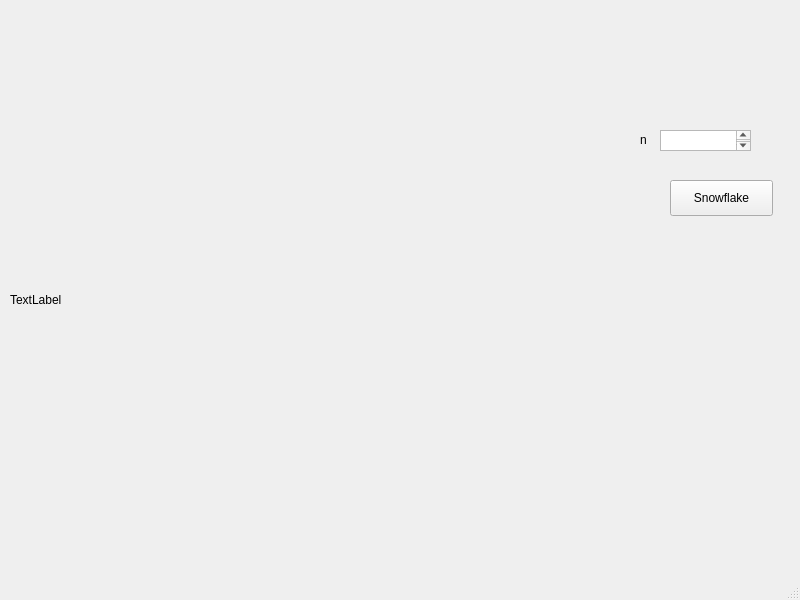
<?xml version="1.0" encoding="UTF-8"?>
<ui version="4.0">
 <class>MainWindow</class>
 <widget class="QMainWindow" name="MainWindow">
  <property name="geometry">
   <rect>
    <x>0</x>
    <y>0</y>
    <width>800</width>
    <height>600</height>
   </rect>
  </property>
  <property name="windowTitle">
   <string>MainWindow</string>
  </property>
  <widget class="QWidget" name="centralwidget">
   <widget class="QLabel" name="label">
    <property name="geometry">
     <rect>
      <x>10</x>
      <y>0</y>
      <width>600</width>
      <height>600</height>
     </rect>
    </property>
    <property name="text">
     <string>TextLabel</string>
    </property>
   </widget>
   <widget class="QPushButton" name="pushButton_2">
    <property name="geometry">
     <rect>
      <x>670</x>
      <y>180</y>
      <width>103</width>
      <height>36</height>
     </rect>
    </property>
    <property name="text">
     <string>Snowflake</string>
    </property>
   </widget>
   <widget class="QLabel" name="label_2">
    <property name="geometry">
     <rect>
      <x>640</x>
      <y>130</y>
      <width>16</width>
      <height>19</height>
     </rect>
    </property>
    <property name="text">
     <string>n</string>
    </property>
   </widget>
   <widget class="QTextEdit" name="textEdit">
    <property name="geometry">
     <rect>
      <x>660</x>
      <y>130</y>
      <width>91</width>
      <height>21</height>
     </rect>
    </property>
   </widget>
  </widget>
  <widget class="QMenuBar" name="menubar">
   <property name="geometry">
    <rect>
     <x>0</x>
     <y>0</y>
     <width>800</width>
     <height>29</height>
    </rect>
   </property>
  </widget>
  <widget class="QStatusBar" name="statusbar"/>
 </widget>
 <resources/>
 <connections/>
</ui>
